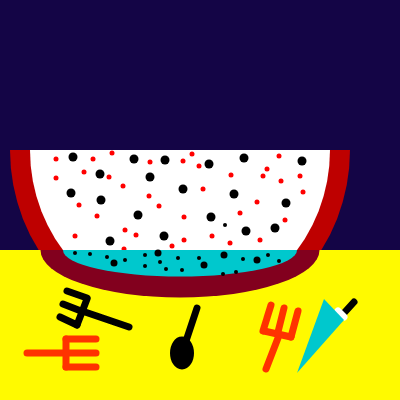
Frame 1 (no input)
Frame 60 (no input): identical to frame 1, image omitted
Frame 120 (the mouse pressed at the canvas centre since frame 60): identical to frame 1, image omitted

The p5.js sketch that drew this single still picture (run headless with seeded random() and noise() and a simulated clock; from frame 60 on, the mouse is pressed at the canvas centre):

// p5.js sketch
// ── sketch.js
function setup() {
  createCanvas(400, 400);
}

function draw() {
  background(255);

  // Top navy half
  fill(20, 5, 70)
  noStroke()
  rect(0, 0, 400, 250);

  // Top half of watermelon + seeds + red dots
  fill(190, 0, 0) //red outer
  noStroke()
  arc(180, 150, 340, 360, TWO_PI, PI)
  fill(255, 255, 255) //white inner
  noStroke()
  arc(180, 150, 300, 320, TWO_PI, PI)
  stroke(0) // seeds
  strokeWeight(9) 
  point(73, 157)
  point(100, 174)
  point(71, 193) 
  point(101, 200) 
  point(91, 255)
  point(110, 241)
  point(134, 159)
  point(165, 160)
  point(150, 177)
  point(138, 215)
  point(164, 236)
  point(209, 164)
  point(183, 189)
  point(234, 194)
  point(211, 217)
  point(246, 231)
  point(302, 161)
  point(244, 158)
  point(286, 203)
  point(275, 228)
  stroke(255, 0, 0) // red dots
  strokeWeight(5)
  point(56, 159)
  point(93, 159)
  point(84, 172)
  point(109, 177)
  point(79, 205)
  point(75, 236)
  point(97, 216)
  point(123, 186)
  point(125, 230)
  point(136, 235)
  point(159, 206)
  point(149, 196)
  point(150, 162)
  point(199, 166)
  point(183, 161)
  point(203, 189)
  point(184, 217)
  point(212, 236)
  point(240, 213)
  point(260, 240)
  point(285, 220)
  point(300, 176)
  point(263, 176)
  point(267, 169)
  point(279, 156)
  point(192, 154)
  point(184, 240)
  point(231, 175)
  point(257, 202)
  point(303, 192)
  point(124, 249)
  point(172, 246)
  point(281, 181)
  point(230, 243)
  point(56, 178)
  point(112, 153)


  // Yellow half
  fill(255, 250, 0)
  noStroke()
  rect(0, 250, 400, 250);

  // Bottom half of watermelon + black dots
  fill(0, 200, 200)
  noStroke()
  //arc(175, 251, 250, 100, TWO_PI, PI)
  fill(130, 0, 30) //dark red outer
  noStroke()
  arc(180, 250, 279, 95, TWO_PI, PI)
  fill(0, 200, 205) //teal inner
  noStroke()
  arc(180, 250, 234, 53, TWO_PI, PI)
  stroke(0)
  strokeWeight(4)
  point(75, 253)
  point(90,254)
  point(107, 257)
  point(125, 260)
  point(145, 255)
  point(145, 266)
  point(160, 262)
  point(166,269)
  point(178, 258)
  point(199, 258)
  point(182, 270)
  point(225, 225)
  point(223, 274)
  point(236, 272)
  point(243, 259)
  point(268, 255)
  point(279, 261)
  strokeWeight(7)
  point(224, 255)
  point(204, 265)
  point(158, 253)
  point(114, 263)
  point(257, 260);

  
  // Forks
stroke(255, 50, 0) //red fork at the left
strokeWeight(7)
line(27, 353, 64, 353)
line(66, 339, 66, 367)
line(66, 339, 96, 339)
line(66, 353, 96, 353)
line(66, 367, 96, 367)
//red fork at the right
line(266, 369, 278, 338)
line(264, 331, 291, 337)
line(263, 331, 271, 305)
line(278, 332, 284, 308)
line(291, 337, 298, 311)
stroke(0) // black fork
line(129, 327, 85, 312)
line(87,299, 77, 325)
line(87, 298, 67, 291)
line(81, 311, 63, 304)
line(77, 325, 60, 317)

  // Spoon
  line(197, 308, 182, 353)
  fill(0)
  ellipse(182, 353, 17, 26)

  // Knife
  stroke(0)
  line(354, 302, 344, 313)
  stroke(255)
  line(338, 311, 344, 317)
  fill(0, 200, 205)
  noStroke()
  triangle(324, 299, 344, 320, 297, 373)

}

function mousePressed(){
  console.log(mouseX + "," + mouseY)
  
}
